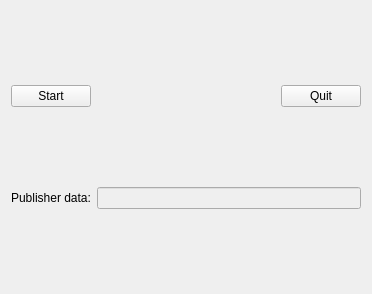
<?xml version="1.0" encoding="UTF-8"?>
<ui version="4.0">
 <class>Widget</class>
 <widget class="QWidget" name="Widget">
  <property name="geometry">
   <rect>
    <x>0</x>
    <y>0</y>
    <width>372</width>
    <height>294</height>
   </rect>
  </property>
  <property name="windowTitle">
   <string>QWidget</string>
  </property>
  <layout class="QVBoxLayout" name="verticalLayout_2">
   <item>
    <layout class="QVBoxLayout" name="verticalLayout">
     <item>
      <spacer name="verticalSpacer">
       <property name="orientation">
        <enum>Qt::Vertical</enum>
       </property>
       <property name="sizeHint" stdset="0">
        <size>
         <width>20</width>
         <height>40</height>
        </size>
       </property>
      </spacer>
     </item>
     <item>
      <layout class="QHBoxLayout" name="horizontalLayout">
       <item>
        <widget class="QPushButton" name="pushButton_start">
         <property name="text">
          <string>Start</string>
         </property>
        </widget>
       </item>
       <item>
        <spacer name="horizontalSpacer">
         <property name="orientation">
          <enum>Qt::Horizontal</enum>
         </property>
         <property name="sizeHint" stdset="0">
          <size>
           <width>40</width>
           <height>20</height>
          </size>
         </property>
        </spacer>
       </item>
       <item>
        <widget class="QPushButton" name="pushButton_quit">
         <property name="text">
          <string>Quit</string>
         </property>
        </widget>
       </item>
      </layout>
     </item>
     <item>
      <spacer name="verticalSpacer_2">
       <property name="orientation">
        <enum>Qt::Vertical</enum>
       </property>
       <property name="sizeHint" stdset="0">
        <size>
         <width>20</width>
         <height>40</height>
        </size>
       </property>
      </spacer>
     </item>
     <item>
      <layout class="QHBoxLayout" name="horizontalLayout_2">
       <item>
        <widget class="QLabel" name="label">
         <property name="text">
          <string>Publisher data:</string>
         </property>
        </widget>
       </item>
       <item>
        <widget class="QLineEdit" name="lineEdit">
         <property name="enabled">
          <bool>false</bool>
         </property>
        </widget>
       </item>
      </layout>
     </item>
     <item>
      <spacer name="verticalSpacer_3">
       <property name="orientation">
        <enum>Qt::Vertical</enum>
       </property>
       <property name="sizeHint" stdset="0">
        <size>
         <width>20</width>
         <height>40</height>
        </size>
       </property>
      </spacer>
     </item>
    </layout>
   </item>
  </layout>
 </widget>
 <resources/>
 <connections/>
</ui>
